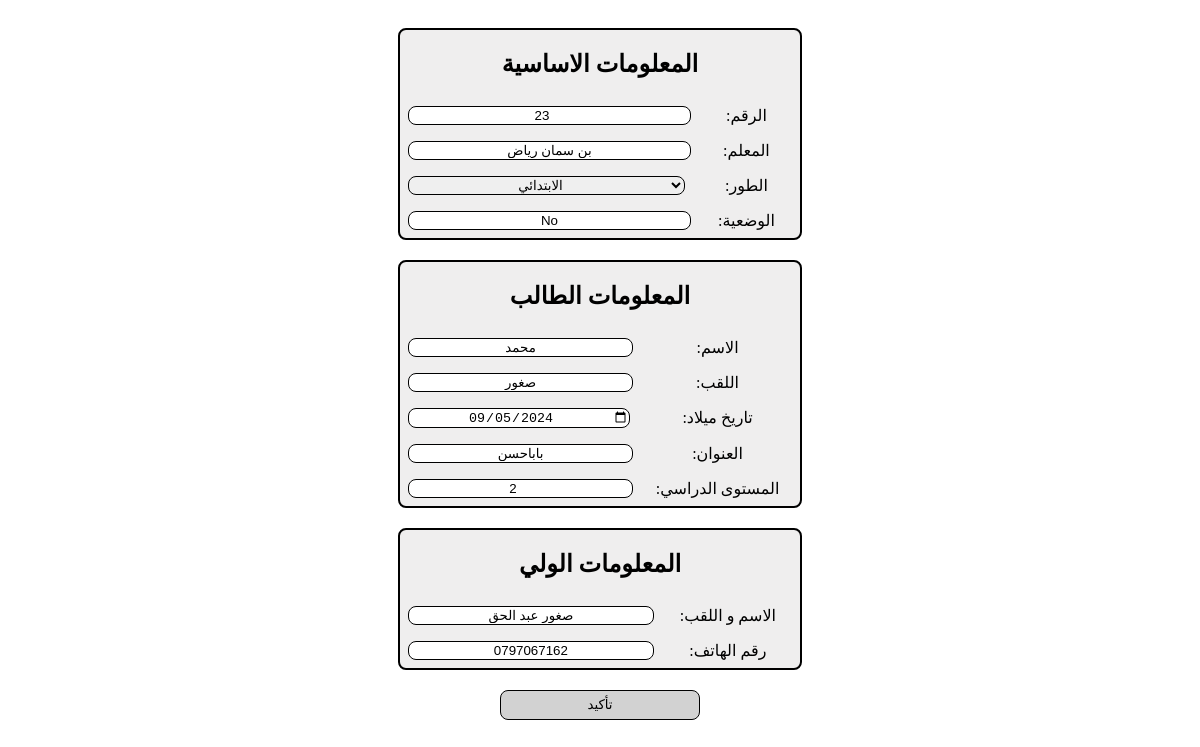
The app's page /update_form/3/ (signed in) with its own data.
### Core/models.py (models this page shows, shortened)
class Student(models.Model):
    num = models.IntegerField(unique=True,null=True,blank=True)
    first_name = models.CharField(max_length=40)
    last_name = models.CharField(max_length=40)
    level = models.ForeignKey("Level",on_delete=models.SET_NULL,null=True,related_name='level_student')
    date_birth = models.DateField()
    adress = models.CharField(max_length=60)
    level_year = models.CharField(max_length=60)
    situation = models.CharField(max_length=40,null=True,blank=True)
    confirmed = models.BooleanField()
    parent = models.ForeignKey("parent",on_delete=models.SET_NULL,null=True ,related_name='children')
    teacher = models.ForeignKey("teacher",on_delete=models.SET_NULL,null=True,blank=True,related_name = 'teacher_student')

class Teacher(models.Model):
    name = models.CharField(max_length=60)

class Level(models.Model):
    id = models.AutoField(primary_key=True)
    name = models.CharField(max_length=20)

class Parent(models.Model):
    id = models.AutoField(primary_key=True)
    name = models.CharField(max_length=80)
    phone = models.CharField(max_length=10)

### Core/views.py (the view, shortened to what this page needs)
# urls.py: path('update_form/<int:id>/',views.update_form,name='update_form'),
def update_form(request,id):
    if request.user.is_staff:
        student = Student.objects.get(id = id)
        if request.method == 'GET':
            return render(request,"update_form.html",{"student":student})
    return render(request,"home.html")

### Core/templates/update_form.html (shortened to what this page needs)
<!DOCTYPE html>
<html lang="en">
<head>
</head>
<body>
    <div class="main_container">
        <form method="post">
            <div class="sub_container">
            <h2>المعلومات الاساسية</h2>
            <table>
                <tr>
                    <td>
                        <input type="number" id="student_id" name="student_id" value="{{student.num}}" required>
                    </td>
                    <td>
                        <label for="student_id">:الرقم</label>
                    </td>
                </tr>
                <tr>
                    <td>
                        <input type="text" id="teacher_name" name="teacher_name" value="{{student.teacher.name}}" required>
                    </td>
                    <td>
                        <label for="teacher_name">:المعلم</label>
                    </td>
                </tr>
                <tr>
                    <td>
                        <select name="level_id" id="level_id" required>
                            <option value="{{student.level.id}}" >{{student.level.name}}</option>
                        </select>
                    </td>
                    <td>
                        <label for="level_id">:الطور</label>
                    </td>
                </tr>
                <tr>
                    <td>
                        <input type="text" id="situation" name="situation" value="{{student.situation}}" required>
                    </td>
                    <td>
                        <label for="situation">:الوضعية</label>
                    </td>
                </tr>
            </table>
        </div>
            <div class="sub_container">
                <h2>المعلومات الطالب</h2>
                <table>
                    <tr>
                        <td>
                            <input type="text" id="student_name" name="student_name" value="{{student.first_name}}" required>
                        </td>
                        <td>
                            <label for="student_name">:الاسم</label>
                        </td>
                    </tr>
                    <tr>
                        <td>
                            <input type="text" id="student_last_name" name="student_last_name" value="{{student.last_name}}" required>
                        </td>
                        <td>
                            <label for="student_last_name">:اللقب</label>
                        </td>
                    </tr>
                    <tr>
                        <td>
                            <input type="date" id="date_birth" name="date_birth" value="{{student.date_birth|date:'Y-m-d' }}" required>
                        </td>
                        <td>
                            <label for="date_birth">:تاريخ ميلاد</label>
                        </td>
                    </tr>
                    <tr>
                        <td>
                            <input type="text" id="adress" name="adress" value="{{student.adress}}" required>
                        </td>
                        <td>
                            <label for="adress">:العنوان</label>
                        </td>
                    </tr>
                    <tr>
                        <td>
                            <input type="number" id="level_year" name="level_year" value="{{student.level_year}}" required>
                        </td>
                        <td>
                            <label for="level_year">:المستوى الدراسي</label>
                        </td>
                    </tr>
                </table>
            </div>
            <div class="sub_container">
                <h2>المعلومات الولي</h2>
                <table>
                    <tr>
                        <td>
                            <input type="text" id="parent_name" name="parent_name" value="{{student.parent.name}}" required>
                        </td>
                        <td>
                            <label for="parent_name">:الاسم و اللقب</label>
                        </td>
                    </tr>
                    <tr>
                        <td>
                            <input type="text" id="parent_phone" name="parent_phone" value="{{student.parent.phone}}" required>
                        </td>
                        <td>
                            <label for="parent_phone">:رقم الهاتف</label>
                        </td>
                    </tr>
                </table>
            </div>
            <div class="submit_btn">
                <button type="submit">تأكيد</button>
            </div>
        </form>
    </div>
</body>
</html>

### Core/templates/update_form.html (style rules this page uses)
.main_container { display : flex; flex-direction: column; justify-content: center; align-items: center; }
.sub_container { display: flex; flex-direction: column; justify-content: center; align-items: center; border: 2px solid black; border-radius: 8px; background: #efeeee; width: 400px; margin: 20px; }
.field_container input ,select { border-radius: 8px; border: 1px solid; width: 170px; text-align: center; }
table { border-collapse: collapse; width: 100%; }
td { border: none; padding: 8px; vertical-align: middle; text-align: center; }
input ,select { border-radius: 8px; border: 1px solid; width: 100%; text-align: center; }
.submit_btn { display: flex; justify-content: center; }
.submit_btn button { width: 200px; height: 30px; background-color: rgb(210, 210, 210); border: 1px solid black; border-radius: 8px; }

### records on screen
Student: student_id "23", teacher_name "بن سمان رياض", level_id "الابتدائي", situation "No", student_name "محمد", student_last_name "صغور", date_birth "09/05/2024", adress "باباحسن", level_year "2", parent_name "صغور عبد الحق", parent_phone "0797067162"
